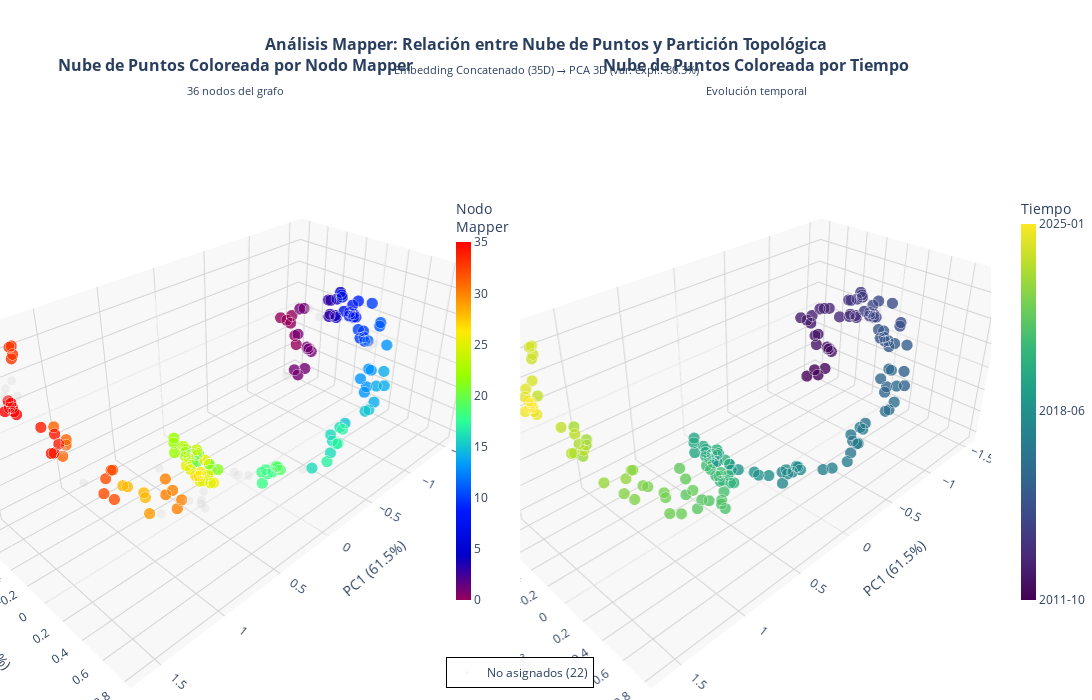

Notebook code cell kept with this figure:
### Markdown cell above
---

### Code cell
import numpy as np
import pandas as pd
import plotly.graph_objects as go
from plotly.subplots import make_subplots
from sklearn.decomposition import PCA

# ==========================================
# PREPARACIÓN DE DATOS
# ==========================================

# Obtener fechas correspondientes al embedding concatenado
n_original = len(data)
start_idx = n_original - len(X_emb_concat)
fechas_emb = data.index[start_idx:start_idx + len(X_emb_concat)]

# Obtener el grafo del mapper
mapper_graph = X_concat_mapper["PCA"]

# Visualización básica HTML
mapper.visualize(
    mapper_graph,
    path_html="mapper_concat_pca.html",
    title="Mapper Graph - Embedding Concatenado (Filtro PCA)"
)
print("✓ Grafo Mapper básico guardado en 'mapper_concat_pca.html'")

# Extraer nodos del mapper
nodes_dict = mapper_graph["nodes"]

# ==========================================
# ASIGNAR COLOR A CADA PUNTO SEGÚN SU NODO
# ==========================================

# Crear array de colores para cada punto
n_points = len(X_emb_concat)
point_colors = np.full(n_points, -1)  # -1 = sin asignar
point_node_names = np.full(n_points, "", dtype=object)

# Asignar cada punto a su nodo (un punto puede estar en varios nodos)
# Tomamos el primer nodo al que pertenece
for node_idx, (node_name, members) in enumerate(nodes_dict.items()):
    for member_idx in members:
        if point_colors[member_idx] == -1:  # Solo asignar si no tiene color
            point_colors[member_idx] = node_idx
            point_node_names[member_idx] = node_name

# Puntos no asignados
unassigned_mask = point_colors == -1
n_unassigned = np.sum(unassigned_mask)

print(f"✓ Puntos asignados: {n_points - n_unassigned}/{n_points}")
print(f"✓ Número de nodos Mapper: {len(nodes_dict)}")

# ==========================================
# REDUCCIÓN A 3D CON PCA
# ==========================================

# Reducir embedding concatenado a 3D para visualización
pca = PCA(n_components=3)
X_pca = pca.fit_transform(X_emb_concat)
var_exp = pca.explained_variance_ratio_
var_total = np.sum(var_exp)

print(f"✓ Varianza explicada por PCA 3D: {var_total:.2%}")

# ==========================================
# CREAR VISUALIZACIÓN COMBINADA
# ==========================================

# Crear subplots: izquierda = nube coloreada por nodo, derecha = por tiempo
fig = make_subplots(
    rows=1, cols=2,
    subplot_titles=[
        f'<b>Nube de Puntos Coloreada por Nodo Mapper</b><br><sub>{len(nodes_dict)} nodos del grafo</sub>',
        f'<b>Nube de Puntos Coloreada por Tiempo</b><br><sub>Evolución temporal</sub>'
    ],
    specs=[[{'type': 'scatter3d'}, {'type': 'scatter3d'}]],
    horizontal_spacing=0.05
)

# ===== GRÁFICO 1: COLOREADO POR NODO MAPPER =====

# Puntos asignados
assigned_mask = ~unassigned_mask
fechas_str = [fecha.strftime('%Y-%m-%d') for fecha in fechas_emb]

if np.any(assigned_mask):
    fig.add_trace(
        go.Scatter3d(
            x=X_pca[assigned_mask, 0],
            y=X_pca[assigned_mask, 1],
            z=X_pca[assigned_mask, 2],
            mode='markers',
            marker=dict(
                size=4,
                color=point_colors[assigned_mask],
                colorscale='Rainbow',
                showscale=True,
                colorbar=dict(
                    title="Nodo<br>Mapper",
                    thickness=15,
                    len=0.7,
                    x=0.45
                ),
                line=dict(width=0.5, color='white'),
                opacity=0.8
            ),
            text=[point_node_names[i] for i in np.where(assigned_mask)[0]],
            customdata=[[fechas_str[i], data.columns.tolist()] for i in np.where(assigned_mask)[0]],
            hovertemplate="<b>%{text}</b><br>" +
                         "Fecha: %{customdata[0]}<br>" +
                         "PC1: %{x:.3f}<br>" +
                         "PC2: %{y:.3f}<br>" +
                         "PC3: %{z:.3f}<br>" +
                         "<extra></extra>",
            name="Puntos asignados",
            showlegend=False
        ),
        row=1, col=1
    )

# Puntos no asignados (si los hay)
if np.any(unassigned_mask):
    fig.add_trace(
        go.Scatter3d(
            x=X_pca[unassigned_mask, 0],
            y=X_pca[unassigned_mask, 1],
            z=X_pca[unassigned_mask, 2],
            mode='markers',
            marker=dict(
                size=3,
                color='lightgray',
                opacity=0.3
            ),
            name=f"No asignados ({n_unassigned})",
            showlegend=True,
            hovertemplate="<b>No asignado</b><br>" +
                         "PC1: %{x:.3f}<br>" +
                         "PC2: %{y:.3f}<br>" +
                         "PC3: %{z:.3f}<br>" +
                         "<extra></extra>"
        ),
        row=1, col=1
    )

# ===== GRÁFICO 2: COLOREADO POR TIEMPO =====

colors_temporal = np.arange(len(X_pca))

fig.add_trace(
    go.Scatter3d(
        x=X_pca[:, 0],
        y=X_pca[:, 1],
        z=X_pca[:, 2],
        mode='markers',
        marker=dict(
            size=4,
            color=colors_temporal,
            colorscale='Viridis',
            showscale=True,
            colorbar=dict(
                title="Tiempo",
                thickness=15,
                len=0.7,
                x=1.02,
                tickvals=[0, len(colors_temporal)//2, len(colors_temporal)-1],
                ticktext=[
                    fechas_emb[0].strftime('%Y-%m'),
                    fechas_emb[len(fechas_emb)//2].strftime('%Y-%m'),
                    fechas_emb[-1].strftime('%Y-%m')
                ]
            ),
            line=dict(width=0.5, color='white'),
            opacity=0.8
        ),
        text=fechas_str,
        hovertemplate="<b>Fecha:</b> %{text}<br>" +
                     f"PC1 ({var_exp[0]:.1%}): %{{x:.3f}}<br>" +
                     f"PC2 ({var_exp[1]:.1%}): %{{y:.3f}}<br>" +
                     f"PC3 ({var_exp[2]:.1%}): %{{z:.3f}}<br>" +
                     "<extra></extra>",
        name="Evolución temporal",
        showlegend=False
    ),
    row=1, col=2
)

# ===== CONFIGURACIÓN DE EJES =====

for col in [1, 2]:
    fig.update_scenes(
        dict(
            xaxis=dict(
                title=f"PC1 ({var_exp[0]:.1%})",
                showgrid=True,
                gridcolor='lightgray',
                showbackground=True,
                backgroundcolor='#f8f8f8'
            ),
            yaxis=dict(
                title=f"PC2 ({var_exp[1]:.1%})",
                showgrid=True,
                gridcolor='lightgray',
                showbackground=True,
                backgroundcolor='#f8f8f8'
            ),
            zaxis=dict(
                title=f"PC3 ({var_exp[2]:.1%})",
                showgrid=True,
                gridcolor='lightgray',
                showbackground=True,
                backgroundcolor='#f8f8f8'
            ),
            camera=dict(
                eye=dict(x=1.5, y=1.5, z=1.3)
            )
        ),
        row=1, col=col
    )

# ===== LAYOUT GENERAL =====

fig.update_layout(
    title=dict(
        text=f"<b>Análisis Mapper: Relación entre Nube de Puntos y Partición Topológica</b><br>" +
             f"<sub>Embedding Concatenado ({X_emb_concat.shape[1]}D) → PCA 3D (var. expl.: {var_total:.1%})</sub>",
        x=0.5,
        xanchor='center',
        font=dict(size=16)
    ),
    height=700,
    width=1600,
    showlegend=True,
    legend=dict(
        x=0.45,
        y=0.02,
        bgcolor='rgba(255, 255, 255, 0.9)',
        bordercolor='black',
        borderwidth=1
    ),
    margin=dict(l=0, r=0, t=100, b=0)
)

fig.show()

# ==========================================
# ANÁLISIS DE LA PARTICIÓN MAPPER
# ==========================================

print(f"\n{'='*75}")
print(f"ANÁLISIS DE LA PARTICIÓN MAPPER")
print(f"{'='*75}")

print(f"\n📊 ESTADÍSTICAS DE COBERTURA:")
print(f"{'-'*75}")
print(f"  • Total de puntos: {n_points}")
print(f"  • Puntos en nodos Mapper: {n_points - n_unassigned} ({(n_points-n_unassigned)/n_points*100:.1f}%)")
print(f"  • Puntos no asignados: {n_unassigned} ({n_unassigned/n_points*100:.1f}%)")
print(f"  • Número de nodos: {len(nodes_dict)}")

print(f"\n🎨 INTERPRETACIÓN DE LOS COLORES:")
print(f"{'-'*75}")
print(f"  GRÁFICO IZQUIERDO (por nodo Mapper):")
print(f"    • Cada color = un nodo del grafo Mapper")
print(f"    • Puntos del mismo color = mismo régimen económico")
print(f"    • Clusters separados espacialmente = regímenes distintos")
print(f"    • Puntos grises = no capturados por el Mapper")
print(f"\n  GRÁFICO DERECHO (por tiempo):")
print(f"    • Azul → Amarillo = evolución temporal")
print(f"    • Permite ver cómo evoluciona el sistema en el tiempo")
print(f"    • Comparar con colores del Mapper revela transiciones")

print(f"\n📈 ESTADÍSTICAS POR NODO:")
print(f"{'-'*75}")

# Analizar los 5 nodos más grandes
node_sizes = {node: len(members) for node, members in nodes_dict.items()}
top_nodes = sorted(node_sizes.items(), key=lambda x: x[1], reverse=True)[:5]

for i, (node_name, size) in enumerate(top_nodes, 1):
    members = nodes_dict[node_name]
    fechas_nodo = fechas_emb[members]
    
    print(f"\n  {i}. {node_name}:")
    print(f"      • Tamaño: {size} puntos ({size/n_points*100:.1f}%)")
    print(f"      • Período: {fechas_nodo.min().strftime('%Y-%m-%d')} → {fechas_nodo.max().strftime('%Y-%m-%d')}")
    print(f"      • Duración: {(fechas_nodo.max() - fechas_nodo.min()).days} días")
    
    # Estadísticas de variables
    node_data = X[start_idx:start_idx + len(X_emb_concat)][members]
    print(f"      • Promedios de variables:")
    for j, col in enumerate(data.columns[:3]):  # Primeras 3 variables
        if j < node_data.shape[1]:
            print(f"         - {col}: {np.mean(node_data[:, j]):.3f}")

print(f"\n{'='*75}")
print(f"💡 ANÁLISIS RECOMENDADO")
print(f"{'='*75}")
print(f"""
1. COMPARAR AMBOS GRÁFICOS:
   • ¿Los nodos Mapper forman clusters espaciales claros?
   • ¿Los colores temporales muestran progresión ordenada o saltos?

2. IDENTIFICAR PATRONES:
   • Regiones espaciales del mismo color = régimen económico estable
   • Cambios bruscos de color en el tiempo = crisis o transiciones
   • Puntos del mismo nodo dispersos = régimen heterogéneo

3. ANÁLISIS ECONÓMICO:
   • Hover sobre puntos para ver fechas específicas
   • Identificar nodos en períodos de crisis conocidos
   • Buscar patrones cíclicos (colores que se repiten)
   • Comparar con eventos económicos históricos

4. VALIDACIÓN DEL MAPPER:
   • ¿La partición captura bien la estructura temporal?
   • ¿Los nodos representan regímenes económicos interpretables?
   • ¿Hay puntos importantes no capturados (grises)?
""")
print(f"{'='*75}\n")

print("✓ Visualización completada")
print("✓ Análisis de partición finalizado")

### Figure 1 — Plotly figure (JSON) as saved in the notebook; plotly's stock layout.template omitted (floating-point values rounded to 4 significant figures; data arrays with more than 128 entries replaced by an {"elided": "..."} marker saying what was removed)
{"data": [{"customdata": [["2011-10-01", ["precio_brent_usd", "valor_colcap", "Indic_de_precios_al_consumidor", "Indic_seguimiento_economia", "Indic_tasa_de_cambio_real", "tasa_desempleo", "pib"]], ["2011-12-01", ["precio_brent_usd", "valor_colcap", "Indic_de_precios_al_consumidor", "Indic_seguimiento_economia", "Indic_tasa_de_cambio_real", "tasa_desempleo", "pib"]], ["2012-01-01", ["precio_brent_usd", "valor_colcap", "Indic_de_precios_al_consumidor", "Indic_seguimiento_economia", "Indic_tasa_de_cambio_real", "tasa_desempleo", "pib"]], ["2012-02-01", ["precio_brent_usd", "valor_colcap", "Indic_de_precios_al_consumidor", "Indic_seguimiento_economia", "Indic_tasa_de_cambio_real", "tasa_desempleo", "pib"]], ["2012-03-01", ["precio_brent_usd", "valor_colcap", "Indic_de_precios_al_consumidor", "Indic_seguimiento_economia", "Indic_tasa_de_cambio_real", "tasa_desempleo", "pib"]], ["2012-04-01", ["precio_brent_usd", "valor_colcap", "Indic_de_precios_al_consumidor", "Indic_seguimiento_economia", "Indic_tasa_de_cambio_real", "tasa_desempleo", "pib"]], ["2012-05-01", ["precio_brent_usd", "valor_colcap", "Indic_de_precios_al_consumidor", "Indic_seguimiento_economia", "Indic_tasa_de_cambio_real", "tasa_desempleo", "pib"]], ["2012-06-01", ["precio_brent_usd", "valor_colcap", "Indic_de_precios_al_consumidor", "Indic_seguimiento_economia", "Indic_tasa_de_cambio_real", "tasa_desempleo", "pib"]], ["2012-07-01", ["precio_brent_usd", "valor_colcap", "Indic_de_precios_al_consumidor", "Indic_seguimiento_economia", "Indic_tasa_de_cambio_real", "tasa_desempleo", "pib"]], ["2012-08-01", ["precio_brent_usd", "valor_colcap", "Indic_de_precios_al_consumidor", "Indic_seguimiento_economia", "Indic_tasa_de_cambio_real", "tasa_desempleo", "pib"]], ["2012-09-01", ["precio_brent_usd", "valor_colcap", "Indic_de_precios_al_consumidor", "Indic_seguimiento_economia", "Indic_tasa_de_cambio_real", "tasa_desempleo", "pib"]], ["2012-10-01", ["precio_brent_usd", "valor_colcap", "Indic_de_precios_al_consumidor", "Indic_seguimiento_economia", "Indic_tasa_de_cambio_real", "tasa_desempleo", "pib"]], ["2012-11-01", ["precio_brent_usd", "valor_colcap", "Indic_de_precios_al_consumidor", "Indic_seguimiento_economia", "Indic_tasa_de_cambio_real", "tasa_desempleo", "pib"]], ["2012-12-01", ["precio_brent_usd", "valor_colcap", "Indic_de_precios_al_consumidor", "Indic_seguimiento_economia", "Indic_tasa_de_cambio_real", "tasa_desempleo", "pib"]], ["2013-01-01", ["precio_brent_usd", "valor_colcap", "Indic_de_precios_al_consumidor", "Indic_seguimiento_economia", "Indic_tasa_de_cambio_real", "tasa_desempleo", "pib"]], ["2013-02-01", ["precio_brent_usd", "valor_colcap", "Indic_de_precios_al_consumidor", "Indic_seguimiento_economia", "Indic_tasa_de_cambio_real", "tasa_desempleo", "pib"]], ["2013-05-01", ["precio_brent_usd", "valor_colcap", "Indic_de_precios_al_consumidor", "Indic_seguimiento_economia", "Indic_tasa_de_cambio_real", "tasa_desempleo", "pib"]], ["2013-06-01", ["precio_brent_usd", "valor_colcap", "Indic_de_precios_al_consumidor", "Indic_seguimiento_economia", "Indic_tasa_de_cambio_real", "tasa_desempleo", "pib"]], ["2013-07-01", ["precio_brent_usd", "valor_colcap", "Indic_de_precios_al_consumidor", "Indic_seguimiento_economia", "Indic_tasa_de_cambio_real", "tasa_desempleo", "pib"]], ["2013-08-01", ["precio_brent_usd", "valor_colcap", "Indic_de_precios_al_consumidor", "Indic_seguimiento_economia", "Indic_tasa_de_cambio_real", "tasa_desempleo", "pib"]], ["2013-09-01", ["precio_brent_usd", "valor_colcap", "Indic_de_precios_al_consumidor", "Indic_seguimiento_economia", "Indic_tasa_de_cambio_real", "tasa_desempleo", "pib"]], ["2013-10-01", ["precio_brent_usd", "valor_colcap", "Indic_de_precios_al_consumidor", "Indic_seguimiento_economia", "Indic_tasa_de_cambio_real", "tasa_desempleo", "pib"]], ["2013-11-01", ["precio_brent_usd", "valor_colcap", "Indic_de_precios_al_consumidor", "Indic_seguimiento_economia", "Indic_tasa_de_cambio_real", "tasa_desempleo", "pib"]], ["2013-12-01", ["precio_brent_usd", "valor_colcap", "Indic_de_precios_al_consumidor", "Indic_seguimiento_economia", "Indic_tasa_de_cambio_real", "tasa_desempleo", "pib"]], ["2014-01-01", ["precio_brent_usd", "valor_colcap", "Indic_de_precios_al_consumidor", "Indic_seguimiento_economia", "Indic_tasa_de_cambio_real", "tasa_desempleo", "pib"]], ["2014-02-01", ["precio_brent_usd", "valor_colcap", "Indic_de_precios_al_consumidor", "Indic_seguimiento_economia", "Indic_tasa_de_cambio_real", "tasa_desempleo", "pib"]], ["2014-03-01", ["precio_brent_usd", "valor_colcap", "Indic_de_precios_al_consumidor", "Indic_seguimiento_economia", "Indic_tasa_de_cambio_real", "tasa_desempleo", "pib"]], ["2014-04-01", ["precio_brent_usd", "valor_colcap", "Indic_de_precios_al_consumidor", "Indic_seguimiento_economia", "Indic_tasa_de_cambio_real", "tasa_desempleo", "pib"]], ["2014-05-01", ["precio_brent_usd", "valor_colcap", "Indic_de_precios_al_consumidor", "Indic_seguimiento_economia", "Indic_tasa_de_cambio_real", "tasa_desempleo", "pib"]], ["2014-06-01", ["precio_brent_usd", "valor_colcap", "Indic_de_precios_al_consumidor", "Indic_seguimiento_economia", "Indic_tasa_de_cambio_real", "tasa_desempleo", "pib"]], ["2014-07-01", ["precio_brent_usd", "valor_colcap", "Indic_de_precios_al_consumidor", "Indic_seguimiento_economia", "Indic_tasa_de_cambio_real", "tasa_desempleo", "pib"]], ["2014-08-01", ["precio_brent_usd", "valor_colcap", "Indic_de_precios_al_consumidor", "Indic_seguimiento_economia", "Indic_tasa_de_cambio_real", "tasa_desempleo", "pib"]], ["2014-09-01", ["precio_brent_usd", "valor_colcap", "Indic_de_precios_al_consumidor", "Indic_seguimiento_economia", "Indic_tasa_de_cambio_real", "tasa_desempleo", "pib"]], ["2014-10-01", ["precio_brent_usd", "valor_colcap", "Indic_de_precios_al_consumidor", "Indic_seguimiento_economia", "Indic_tasa_de_cambio_real", "tasa_desempleo", "pib"]], ["2014-11-01", ["precio_brent_usd", "valor_colcap", "Indic_de_precios_al_consumidor", "Indic_seguimiento_economia", "Indic_tasa_de_cambio_real", "tasa_desempleo", "pib"]], ["2014-12-01", ["precio_brent_usd", "valor_colcap", "Indic_de_precios_al_consumidor", "Indic_seguimiento_economia", "Indic_tasa_de_cambio_real", "tasa_desempleo", "pib"]], ["2015-01-01", ["precio_brent_usd", "valor_colcap", "Indic_de_precios_al_consumidor", "Indic_seguimiento_economia", "Indic_tasa_de_cambio_real", "tasa_desempleo", "pib"]], ["2015-02-01", ["precio_brent_usd", "valor_colcap", "Indic_de_precios_al_consumidor", "Indic_seguimiento_economia", "Indic_tasa_de_cambio_real", "tasa_desempleo", "pib"]], ["2015-03-01", ["precio_brent_usd", "valor_colcap", "Indic_de_precios_al_consumidor", "Indic_seguimiento_economia", "Indic_tasa_de_cambio_real", "tasa_desempleo", "pib"]], ["2015-04-01", ["precio_brent_usd", "valor_colcap", "Indic_de_precios_al_consumidor", "Indic_seguimiento_economia", "Indic_tasa_de_cambio_real", "tasa_desempleo", "pib"]], ["2015-05-01", ["precio_brent_usd", "valor_colcap", "Indic_de_precios_al_consumidor", "Indic_seguimiento_economia", "Indic_tasa_de_cambio_real", "tasa_desempleo", "pib"]], ["2015-06-01", ["precio_brent_usd", "valor_colcap", "Indic_de_precios_al_consumidor", "Indic_seguimiento_economia", "Indic_tasa_de_cambio_real", "tasa_desempleo", "pib"]], ["2015-07-01", ["precio_brent_usd", "valor_colcap", "Indic_de_precios_al_consumidor", "Indic_seguimiento_economia", "Indic_tasa_de_cambio_real", "tasa_desempleo", "pib"]], ["2015-10-01", ["precio_brent_usd", "valor_colcap", "Indic_de_precios_al_consumidor", "Indic_seguimiento_economia", "Indic_tasa_de_cambio_real", "tasa_desempleo", "pib"]], ["2015-11-01", ["precio_brent_usd", "valor_colcap", "Indic_de_precios_al_consumidor", "Indic_seguimiento_economia", "Indic_tasa_de_cambio_real", "tasa_desempleo", "pib"]], ["2015-12-01", ["precio_brent_usd", "valor_colcap", "Indic_de_precios_al_consumidor", "Indic_seguimiento_economia", "Indic_tasa_de_cambio_real", "tasa_desempleo", "pib"]], ["2016-01-01", ["precio_brent_usd", "valor_colcap", "Indic_de_precios_al_consumidor", "Indic_seguimiento_economia", "Indic_tasa_de_cambio_real", "tasa_desempleo", "pib"]], ["2016-02-01", ["precio_brent_usd", "valor_colcap", "Indic_de_precios_al_consumidor", "Indic_seguimiento_economia", "Indic_tasa_de_cambio_real", "tasa_desempleo", "pib"]], ["2016-03-01", ["precio_brent_usd", "valor_colcap", "Indic_de_precios_al_consumidor", "Indic_seguimiento_economia", "Indic_tasa_de_cambio_real", "tasa_desempleo", "pib"]], ["2016-04-01", ["precio_brent_usd", "valor_colcap", "Indic_de_precios_al_consumidor", "Indic_seguimiento_economia", "Indic_tasa_de_cambio_real", "tasa_desempleo", "pib"]], ["2016-05-01", ["precio_brent_usd", "valor_colcap", "Indic_de_precios_al_consumidor", "Indic_seguimiento_economia", "Indic_tasa_de_cambio_real", "tasa_desempleo", "pib"]], ["2016-06-01", ["precio_brent_usd", "valor_colcap", "Indic_de_precios_al_consumidor", "Indic_seguimiento_economia", "Indic_tasa_de_cambio_real", "tasa_desempleo", "pib"]], ["2016-07-01", ["precio_brent_usd", "valor_colcap", "Indic_de_precios_al_consumidor", "Indic_seguimiento_economia", "Indic_tasa_de_cambio_real", "tasa_desempleo", "pib"]], ["2016-08-01", ["precio_brent_usd", "valor_colcap", "Indic_de_precios_al_consumidor", "Indic_seguimiento_economia", "Indic_tasa_de_cambio_real", "tasa_desempleo", "pib"]], ["2016-09-01", ["precio_brent_usd", "valor_colcap", "Indic_de_precios_al_consumidor", "Indic_seguimiento_economia", "Indic_tasa_de_cambio_real", "tasa_desempleo", "pib"]], ["2016-10-01", ["precio_brent_usd", "valor_colcap", "Indic_de_precios_al_consumidor", "Indic_seguimiento_economia", "Indic_tasa_de_cambio_real", "tasa_desempleo", "pib"]], ["2016-11-01", ["precio_brent_usd", "valor_colcap", "Indic_de_precios_al_consumidor", "Indic_seguimiento_economia", "Indic_tasa_de_cambio_real", "tasa_desempleo", "pib"]], ["2016-12-01", ["precio_brent_usd", "valor_colcap", "Indic_de_precios_al_consumidor", "Indic_seguimiento_economia", "Indic_tasa_de_cambio_real", "tasa_desempleo", "pib"]], ["2017-01-01", ["precio_brent_usd", "valor_colcap", "Indic_de_precios_al_consumidor", "Indic_seguimiento_economia", "Indic_tasa_de_cambio_real", "tasa_desempleo", "pib"]], ["2017-02-01", ["precio_brent_usd", "valor_colcap", "Indic_de_precios_al_consumidor", "Indic_seguimiento_economia", "Indic_tasa_de_cambio_real", "tasa_desempleo", "pib"]], ["2017-03-01", ["precio_brent_usd", "valor_colcap", "Indic_de_precios_al_consumidor", "Indic_seguimiento_economia", "Indic_tasa_de_cambio_real", "tasa_desempleo", "pib"]], ["2017-04-01", ["precio_brent_usd", "valor_colcap", "Indic_de_precios_al_consumidor", "Indic_seguimiento_economia", "Indic_tasa_de_cambio_real", "tasa_desempleo", "pib"]], ["2017-05-01", ["precio_brent_usd", "valor_colcap", "Indic_de_precios_al_consumidor", "Indic_seguimiento_economia", "Indic_tasa_de_cambio_real", "tasa_desempleo", "pib"]], ["2017-06-01", ["precio_brent_usd", "valor_colcap", "Indic_de_precios_al_consumidor", "Indic_seguimiento_economia", "Indic_tasa_de_cambio_real", "tasa_desempleo", "pib"]], ["2017-07-01", ["precio_brent_usd", "valor_colcap", "Indic_de_precios_al_consumidor", "Indic_seguimiento_economia", "Indic_tasa_de_cambio_real", "tasa_desempleo", "pib"]], ["2017-09-01", ["precio_brent_usd", "valor_colcap", "Indic_de_precios_al_consumidor", "Indic_seguimiento_economia", "Indic_tasa_de_cambio_real", "tasa_desempleo", "pib"]], ["2017-10-01", ["precio_brent_usd", "valor_colcap", "Indic_de_precios_al_consumidor", "Indic_seguimiento_economia", "Indic_tasa_de_cambio_real", "tasa_desempleo", "pib"]], ["2017-11-01", ["precio_brent_usd", "valor_colcap", "Indic_de_precios_al_consumidor", "Indic_seguimiento_economia", "Indic_tasa_de_cambio_real", "tasa_desempleo", "pib"]], ["2017-12-01", ["precio_brent_usd", "valor_colcap", "Indic_de_precios_al_consumidor", "Indic_seguimiento_economia", "Indic_tasa_de_cambio_real", "tasa_desempleo", "pib"]], ["2018-01-01", ["precio_brent_usd", "valor_colcap", "Indic_de_precios_al_consumidor", "Indic_seguimiento_economia", "Indic_tasa_de_cambio_real", "tasa_desempleo", "pib"]], ["2018-02-01", ["precio_brent_usd", "valor_colcap", "Indic_de_precios_al_consumidor", "Indic_seguimiento_economia", "Indic_tasa_de_cambio_real", "tasa_desempleo", "pib"]], ["2018-03-01", ["precio_brent_usd", "valor_colcap", "Indic_de_precios_al_consumidor", "Indic_seguimiento_economia", "Indic_tasa_de_cambio_real", "tasa_desempleo", "pib"]], ["2018-04-01", ["precio_brent_usd", "valor_colcap", "Indic_de_precios_al_consumidor", "Indic_seguimiento_economia", "Indic_tasa_de_cambio_real", "tasa_desempleo", "pib"]], ["2018-08-01", ["precio_brent_usd", "valor_colcap", "Indic_de_precios_al_consumidor", "Indic_seguimiento_economia", "Indic_tasa_de_cambio_real", "tasa_desempleo", "pib"]], ["2018-09-01", ["precio_brent_usd", "valor_colcap", "Indic_de_precios_al_consumidor", "Indic_seguimiento_economia", "Indic_tasa_de_cambio_real", "tasa_desempleo", "pib"]], ["2018-10-01", ["precio_brent_usd", "valor_colcap", "Indic_de_precios_al_consumidor", "Indic_seguimiento_economia", "Indic_tasa_de_cambio_real", "tasa_desempleo", "pib"]], ["2018-11-01", ["precio_brent_usd", "valor_colcap", "Indic_de_precios_al_consumidor", "Indic_seguimiento_economia", "Indic_tasa_de_cambio_real", "tasa_desempleo", "pib"]], ["2018-12-01", ["precio_brent_usd", "valor_colcap", "Indic_de_precios_al_consumidor", "Indic_seguimiento_economia", "Indic_tasa_de_cambio_real", "tasa_desempleo", "pib"]], ["2019-01-01", ["precio_brent_usd", "valor_colcap", "Indic_de_precios_al_consumidor", "Indic_seguimiento_economia", "Indic_tasa_de_cambio_real", "tasa_desempleo", "pib"]], ["2019-02-01", ["precio_brent_usd", "valor_colcap", "Indic_de_precios_al_consumidor", "Indic_seguimiento_economia", "Indic_tasa_de_cambio_real", "tasa_desempleo", "pib"]], ["2019-03-01", ["precio_brent_usd", "valor_colcap", "Indic_de_precios_al_consumidor", "Indic_seguimiento_economia", "Indic_tasa_de_cambio_real", "tasa_desempleo", "pib"]], ["2019-04-01", ["precio_brent_usd", "valor_colcap", "Indic_de_precios_al_consumidor", "Indic_seguimiento_economia", "Indic_tasa_de_cambio_real", "tasa_desempleo", "pib"]], ["2019-05-01", ["precio_brent_usd", "valor_colcap", "Indic_de_precios_al_consumidor", "Indic_seguimiento_economia", "Indic_tasa_de_cambio_real", "tasa_desempleo", "pib"]], ["2019-06-01", ["precio_brent_usd", "valor_colcap", "Indic_de_precios_al_consumidor", "Indic_seguimiento_economia", "Indic_tasa_de_cambio_real", "tasa_desempleo", "pib"]], ["2019-07-01", ["precio_brent_usd", "valor_colcap", "Indic_de_precios_al_consumidor", "Indic_seguimiento_economia", "Indic_tasa_de_cambio_real", "tasa_desempleo", "pib"]], ["2019-08-01", ["precio_brent_usd", "valor_colcap", "Indic_de_precios_al_consumidor", "Indic_seguimiento_economia", "Indic_tasa_de_cambio_real", "tasa_desempleo", "pib"]], ["2019-09-01", ["precio_brent_usd", "valor_colcap", "Indic_de_precios_al_consumidor", "Indic_seguimiento_economia", "Indic_tasa_de_cambio_real", "tasa_desempleo", "pib"]], ["2019-10-01", ["precio_brent_usd", "valor_colcap", "Indic_de_precios_al_consumidor", "Indic_seguimiento_economia", "Indic_tasa_de_cambio_real", "tasa_desempleo", "pib"]], ["2019-11-01", ["precio_brent_usd", "valor_colcap", "Indic_de_precios_al_consumidor", "Indic_seguimiento_economia", "Indic_tasa_de_cambio_real", "tasa_desempleo", "pib"]], ["2019-12-01", ["precio_brent_usd", "valor_colcap", "Indic_de_precios_al_consumidor", "Indic_seguimiento_economia", "Indic_tasa_de_cambio_real", "tasa_desempleo", "pib"]], ["2020-01-01", ["precio_brent_usd", "valor_colcap", "Indic_de_precios_al_consumidor", "Indic_seguimiento_economia", "Indic_tasa_de_cambio_real", "tasa_desempleo", "pib"]], ["2020-02-01", ["precio_brent_usd", "valor_colcap", "Indic_de_precios_al_consumidor", "Indic_seguimiento_economia", "Indic_tasa_de_cambio_real", "tasa_desempleo", "pib"]], ["2020-03-01", ["precio_brent_usd", "valor_colcap", "Indic_de_precios_al_consumidor", "Indic_seguimiento_economia", "Indic_tasa_de_cambio_real", "tasa_desempleo", "pib"]], ["2020-04-01", ["precio_brent_usd", "valor_colcap", "Indic_de_precios_al_consumidor", "Indic_seguimiento_economia", "Indic_tasa_de_cambio_real", "tasa_desempleo", "pib"]], ["2020-05-01", ["precio_brent_usd", "valor_colcap", "Indic_de_precios_al_consumidor", "Indic_seguimiento_economia", "Indic_tasa_de_cambio_real", "tasa_desempleo", "pib"]], ["2020-06-01", ["precio_brent_usd", "valor_colcap", "Indic_de_precios_al_consumidor", "Indic_seguimiento_economia", "Indic_tasa_de_cambio_real", "tasa_desempleo", "pib"]], ["2020-07-01", ["precio_brent_usd", "valor_colcap", "Indic_de_precios_al_consumidor", "Indic_seguimiento_economia", "Indic_tasa_de_cambio_real", "tasa_desempleo", "pib"]], ["2020-08-01", ["precio_brent_usd", "valor_colcap", "Indic_de_precios_al_consumidor", "Indic_seguimiento_economia", "Indic_tasa_de_cambio_real", "tasa_desempleo", "pib"]], ["2020-09-01", ["precio_brent_usd", "valor_colcap", "Indic_de_precios_al_consumidor", "Indic_seguimiento_economia", "Indic_tasa_de_cambio_real", "tasa_desempleo", "pib"]], ["2020-10-01", ["precio_brent_usd", "valor_colcap", "Indic_de_precios_al_consumidor", "Indic_seguimiento_economia", "Indic_tasa_de_cambio_real", "tasa_desempleo", "pib"]], ["2020-11-01", ["precio_brent_usd", "valor_colcap", "Indic_de_precios_al_consumidor", "Indic_seguimiento_economia", "Indic_tasa_de_cambio_real", "tasa_desempleo", "pib"]], ["2020-12-01", ["precio_brent_usd", "valor_colcap", "Indic_de_precios_al_consumidor", "Indic_seguimiento_economia", "Indic_tasa_de_cambio_real", "tasa_desempleo", "pib"]], ["2021-01-01", ["precio_brent_usd", "valor_colcap", "Indic_de_precios_al_consumidor", "Indic_seguimiento_economia", "Indic_tasa_de_cambio_real", "tasa_desempleo", "pib"]], ["2021-07-01", ["precio_brent_usd", "valor_colcap", "Indic_de_precios_al_consumidor", "Indic_seguimiento_economia", "Indic_tasa_de_cambio_real", "tasa_desempleo", "pib"]], ["2021-08-01", ["precio_brent_usd", "valor_colcap", "Indic_de_precios_al_consumidor", "Indic_seguimiento_economia", "Indic_tasa_de_cambio_real", "tasa_desempleo", "pib"]], ["2021-09-01", ["precio_brent_usd", "valor_colcap", "Indic_de_precios_al_consumidor", "Indic_seguimiento_economia", "Indic_tasa_de_cambio_real", "tasa_desempleo", "pib"]], ["2021-11-01", ["precio_brent_usd", "valor_colcap", "Indic_de_precios_al_consumidor", "Indic_seguimiento_economia", "Indic_tasa_de_cambio_real", "tasa_desempleo", "pib"]], ["2021-12-01", ["precio_brent_usd", "valor_colcap", "Indic_de_precios_al_consumidor", "Indic_seguimiento_economia", "Indic_tasa_de_cambio_real", "tasa_desempleo", "pib"]], ["2022-02-01", ["precio_brent_usd", "valor_colcap", "Indic_de_precios_al_consumidor", "Indic_seguimiento_economia", "Indic_tasa_de_cambio_real", "tasa_desempleo", "pib"]], ["2022-03-01", ["precio_brent_usd", "valor_colcap", "Indic_de_precios_al_consumidor", "Indic_seguimiento_economia", "Indic_tasa_de_cambio_real", "tasa_desempleo", "pib"]], ["2022-04-01", ["precio_brent_usd", "valor_colcap", "Indic_de_precios_al_consumidor", "Indic_seguimiento_economia", "Indic_tasa_de_cambio_real", "tasa_desempleo", "pib"]], ["2022-05-01", ["precio_brent_usd", "valor_colcap", "Indic_de_precios_al_consumidor", "Indic_seguimiento_economia", "Indic_tasa_de_cambio_real", "tasa_desempleo", "pib"]], ["2022-06-01", ["precio_brent_usd", "valor_colcap", "Indic_de_precios_al_consumidor", "Indic_seguimiento_economia", "Indic_tasa_de_cambio_real", "tasa_desempleo", "pib"]], ["2022-07-01", ["precio_brent_usd", "valor_colcap", "Indic_de_precios_al_consumidor", "Indic_seguimiento_economia", "Indic_tasa_de_cambio_real", "tasa_desempleo", "pib"]], ["2022-08-01", ["precio_brent_usd", "valor_colcap", "Indic_de_precios_al_consumidor", "Indic_seguimiento_economia", "Indic_tasa_de_cambio_real", "tasa_desempleo", "pib"]], ["2022-09-01", ["precio_brent_usd", "valor_colcap", "Indic_de_precios_al_consumidor", "Indic_seguimiento_economia", "Indic_tasa_de_cambio_real", "tasa_desempleo", "pib"]], ["2022-10-01", ["precio_brent_usd", "valor_colcap", "Indic_de_precios_al_consumidor", "Indic_seguimiento_economia", "Indic_tasa_de_cambio_real", "tasa_desempleo", "pib"]], ["2022-11-01", ["precio_brent_usd", "valor_colcap", "Indic_de_precios_al_consumidor", "Indic_seguimiento_economia", "Indic_tasa_de_cambio_real", "tasa_desempleo", "pib"]], ["2023-01-01", ["precio_brent_usd", "valor_colcap", "Indic_de_precios_al_consumidor", "Indic_seguimiento_economia", "Indic_tasa_de_cambio_real", "tasa_desempleo", "pib"]], ["2023-02-01", ["precio_brent_usd", "valor_colcap", "Indic_de_precios_al_consumidor", "Indic_seguimiento_economia", "Indic_tasa_de_cambio_real", "tasa_desempleo", "pib"]], ["2023-03-01", ["precio_brent_usd", "valor_colcap", "Indic_de_precios_al_consumidor", "Indic_seguimiento_economia", "Indic_tasa_de_cambio_real", "tasa_desempleo", "pib"]], ["2023-04-01", ["precio_brent_usd", "valor_colcap", "Indic_de_precios_al_consumidor", "Indic_seguimiento_economia", "Indic_tasa_de_cambio_real", "tasa_desempleo", "pib"]], ["2023-05-01", ["precio_brent_usd", "valor_colcap", "Indic_de_precios_al_consumidor", "Indic_seguimiento_economia", "Indic_tasa_de_cambio_real", "tasa_desempleo", "pib"]], ["2023-06-01", ["precio_brent_usd", "valor_colcap", "Indic_de_precios_al_consumidor", "Indic_seguimiento_economia", "Indic_tasa_de_cambio_real", "tasa_desempleo", "pib"]], ["2023-07-01", ["precio_brent_usd", "valor_colcap", "Indic_de_precios_al_consumidor", "Indic_seguimiento_economia", "Indic_tasa_de_cambio_real", "tasa_desempleo", "pib"]], ["2023-09-01", ["precio_brent_usd", "valor_colcap", "Indic_de_precios_al_consumidor", "Indic_seguimiento_economia", "Indic_tasa_de_cambio_real", "tasa_desempleo", "pib"]], ["2023-10-01", ["precio_brent_usd", "valor_colcap", "Indic_de_precios_al_consumidor", "Indic_seguimiento_economia", "Indic_tasa_de_cambio_real", "tasa_desempleo", "pib"]], ["2023-12-01", ["precio_brent_usd", "valor_colcap", "Indic_de_precios_al_consumidor", "Indic_seguimiento_economia", "Indic_tasa_de_cambio_real", "tasa_desempleo", "pib"]], ["2024-01-01", ["precio_brent_usd", "valor_colcap", "Indic_de_precios_al_consumidor", "Indic_seguimiento_economia", "Indic_tasa_de_cambio_real", "tasa_desempleo", "pib"]], ["2024-02-01", ["precio_brent_usd", "valor_colcap", "Indic_de_precios_al_consumidor", "Indic_seguimiento_economia", "Indic_tasa_de_cambio_real", "tasa_desempleo", "pib"]], ["2024-03-01", ["precio_brent_usd", "valor_colcap", "Indic_de_precios_al_consumidor", "Indic_seguimiento_economia", "Indic_tasa_de_cambio_real", "tasa_desempleo", "pib"]], ["2024-07-01", ["precio_brent_usd", "valor_colcap", "Indic_de_precios_al_consumidor", "Indic_seguimiento_economia", "Indic_tasa_de_cambio_real", "tasa_desempleo", "pib"]], ["2024-08-01", ["precio_brent_usd", "valor_colcap", "Indic_de_precios_al_consumidor", "Indic_seguimiento_economia", "Indic_tasa_de_cambio_real", "tasa_desempleo", "pib"]], ["2024-09-01", ["precio_brent_usd", "valor_colcap", "Indic_de_precios_al_consumidor", "Indic_seguimiento_economia", "Indic_tasa_de_cambio_real", "tasa_desempleo", "pib"]], ["2024-10-01", ["precio_brent_usd", "valor_colcap", "Indic_de_precios_al_consumidor", "Indic_seguimiento_economia", "Indic_tasa_de_cambio_real", "tasa_desempleo", "pib"]], ["2024-11-01", ["precio_brent_usd", "valor_colcap", "Indic_de_precios_al_consumidor", "Indic_seguimiento_economia", "Indic_tasa_de_cambio_real", "tasa_desempleo", "pib"]], ["2024-12-01", ["precio_brent_usd", "valor_colcap", "Indic_de_precios_al_consumidor", "Indic_seguimiento_economia", "Indic_tasa_de_cambio_real", "tasa_desempleo", "pib"]], ["2025-01-01", ["precio_brent_usd", "valor_colcap", "Indic_de_precios_al_consumidor", "Indic_seguimiento_economia", "Indic_tasa_de_cambio_real", "tasa_desempleo", "pib"]]], "hovertemplate": "<b>%{text}</b><br>Fecha: %{customdata[0]}<br>PC1: %{x:.3f}<br>PC2: %{y:.3f}<br>PC3: %{z:.3f}<br><extra></extra>", "marker": {"color": {"elided": "138 int values"}, "colorbar": {"len": 0.7, "thickness": 15, "title": {"text": "Nodo<br>Mapper"}, "x": 0.45}, "colorscale": [[0, "rgb(150,0,90)"], [0.125, "rgb(0,0,200)"], [0.25, "rgb(0,25,255)"], [0.375, "rgb(0,152,255)"], [0.5, "rgb(44,255,150)"], [0.625, "rgb(151,255,0)"], [0.75, "rgb(255,234,0)"], [0.875, "rgb(255,111,0)"], [1, "rgb(255,0,0)"]], "line": {"color": "white", "width": 0.5}, "opacity": 0.8, "showscale": true, "size": 4}, "mode": "markers", "name": "Puntos asignados", "scene": "scene", "showlegend": false, "text": {"elided": "138 str values"}, "type": "scatter3d", "x": {"elided": "138 float values"}, "y": {"elided": "138 float values"}, "z": {"elided": "138 float values"}}, {"hovertemplate": "<b>No asignado</b><br>PC1: %{x:.3f}<br>PC2: %{y:.3f}<br>PC3: %{z:.3f}<br><extra></extra>", "marker": {"color": "lightgray", "opacity": 0.3, "size": 3}, "mode": "markers", "name": "No asignados (22)", "scene": "scene", "showlegend": true, "type": "scatter3d", "x": [-1.405, -1.437, -1.387, -0.8214, -0.7698, -0.04296, 0.1395, 0.1778, 0.1793, 0.6417, 0.6376, 0.6331, 0.65, 0.714, 0.8166, 0.8649, 1.167, 1.365, 1.377, 1.426, 1.472, 1.496], "y": [-0.7802, -0.5858, -0.4293, 0.4711, 0.5478, 0.5574, 0.2169, 0.1539, 0.1108, 0.2974, 0.3005, 0.2588, 0.2813, 0.2293, 0.07257, 0.1223, -0.2829, -0.1199, -0.5593, -0.4933, -0.4942, -0.4764], "z": [-0.634, 0.1084, 0.09543, 0.3441, 0.4155, -0.2882, -0.4254, -0.4349, -0.4301, -0.2396, -0.3814, -0.371, -0.3158, -0.3136, -0.0784, -0.3979, -0.1988, 0.2415, 0.4326, 0.5864, 0.5502, 0.5126]}, {"hovertemplate": "<b>Fecha:</b> %{text}<br>PC1 (61.5%): %{x:.3f}<br>PC2 (11.6%): %{y:.3f}<br>PC3 (7.2%): %{z:.3f}<br><extra></extra>", "marker": {"color": {"elided": "160 int values"}, "colorbar": {"len": 0.7, "thickness": 15, "ticktext": ["2011-10", "2018-06", "2025-01"], "tickvals": [0, 80, 159], "title": {"text": "Tiempo"}, "x": 1.02}, "colorscale": [[0, "#440154"], [0.1111, "#482878"], [0.2222, "#3e4989"], [0.3333, "#31688e"], [0.4444, "#26828e"], [0.5556, "#1f9e89"], [0.6667, "#35b779"], [0.7778, "#6ece58"], [0.8889, "#b5de2b"], [1, "#fde725"]], "line": {"color": "white", "width": 0.5}, "opacity": 0.8, "showscale": true, "size": 4}, "mode": "markers", "name": "Evolución temporal", "scene": "scene2", "showlegend": false, "text": {"elided": "160 str values"}, "type": "scatter3d", "x": {"elided": "160 float values"}, "y": {"elided": "160 float values"}, "z": {"elided": "160 float values"}}], "layout": {"annotations": [{"font": {"size": 16}, "showarrow": false, "text": "<b>Nube de Puntos Coloreada por Nodo Mapper</b><br><sub>36 nodos del grafo</sub>", "x": 0.2375, "xanchor": "center", "xref": "paper", "y": 1, "yanchor": "bottom", "yref": "paper"}, {"font": {"size": 16}, "showarrow": false, "text": "<b>Nube de Puntos Coloreada por Tiempo</b><br><sub>Evolución temporal</sub>", "x": 0.7625, "xanchor": "center", "xref": "paper", "y": 1, "yanchor": "bottom", "yref": "paper"}], "height": 700, "legend": {"bgcolor": "rgba(255, 255, 255, 0.9)", "bordercolor": "black", "borderwidth": 1, "x": 0.45, "y": 0.02}, "margin": {"b": 0, "l": 0, "r": 0, "t": 100}, "scene": {"camera": {"eye": {"x": 1.5, "y": 1.5, "z": 1.3}}, "domain": {"x": [0, 0.475], "y": [0, 1]}, "xaxis": {"backgroundcolor": "#f8f8f8", "gridcolor": "lightgray", "showbackground": true, "showgrid": true, "title": {"text": "PC1 (61.5%)"}}, "yaxis": {"backgroundcolor": "#f8f8f8", "gridcolor": "lightgray", "showbackground": true, "showgrid": true, "title": {"text": "PC2 (11.6%)"}}, "zaxis": {"backgroundcolor": "#f8f8f8", "gridcolor": "lightgray", "showbackground": true, "showgrid": true, "title": {"text": "PC3 (7.2%)"}}}, "scene2": {"camera": {"eye": {"x": 1.5, "y": 1.5, "z": 1.3}}, "domain": {"x": [0.525, 1], "y": [0, 1]}, "xaxis": {"backgroundcolor": "#f8f8f8", "gridcolor": "lightgray", "showbackground": true, "showgrid": true, "title": {"text": "PC1 (61.5%)"}}, "yaxis": {"backgroundcolor": "#f8f8f8", "gridcolor": "lightgray", "showbackground": true, "showgrid": true, "title": {"text": "PC2 (11.6%)"}}, "zaxis": {"backgroundcolor": "#f8f8f8", "gridcolor": "lightgray", "showbackground": true, "showgrid": true, "title": {"text": "PC3 (7.2%)"}}}, "showlegend": true, "title": {"font": {"size": 16}, "text": "<b>Análisis Mapper: Relación entre Nube de Puntos y Partición Topológica</b><br><sub>Embedding Concatenado (35D) → PCA 3D (var. expl.: 80.3%)</sub>", "x": 0.5, "xanchor": "center"}, "width": 1600}}
